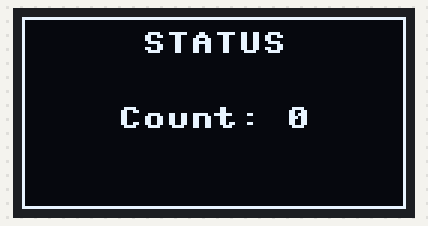
The program below on a simulated ESP32 board running MicroPython. On the bench: 128×64 one-colour display.

Above: at 0.11 s.
At 5.08 s:
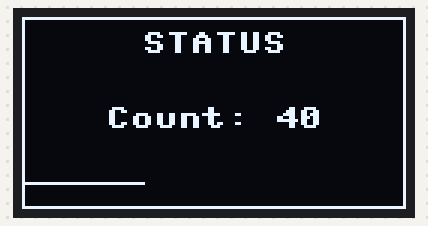
At 10.06 s:
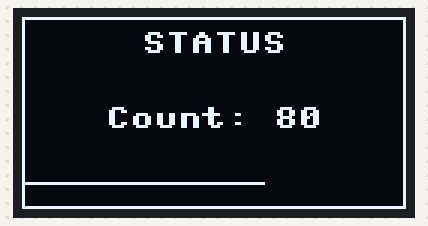
At 20.01 s:
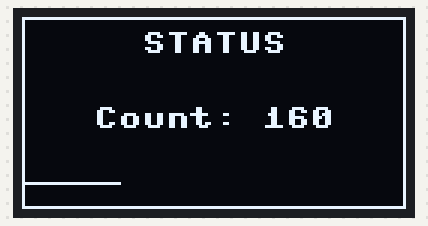
At 29.96 s:
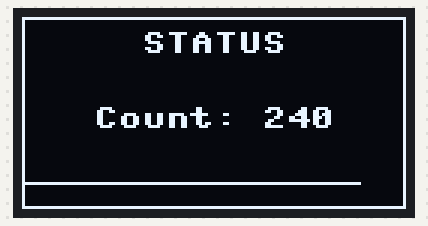
At 39.91 s:
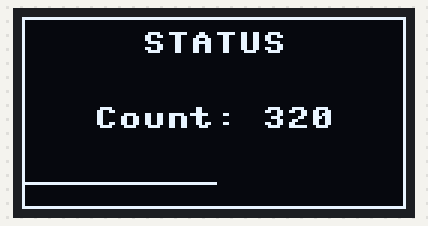

The program:

display.py
```python
import machine
import ssd1306
import time

# --- CONFIGURATION (Based on your scan) ---
SDA_PIN = 5
SCL_PIN = 6
I2C_ADDR = 0x3C
WIDTH = 128
HEIGHT = 64

# 1. Setup I2C
# The ESP32-S3 has hardware I2C, but SoftI2C is more robust for pin swapping
i2c = machine.SoftI2C(sda=machine.Pin(SDA_PIN), scl=machine.Pin(SCL_PIN), freq=400000)

# 2. Setup Display
oled = ssd1306.SSD1306_I2C(WIDTH, HEIGHT, i2c, addr=I2C_ADDR)


# Helper function to center text
def center_text(text, y_pos):
    # Default font is 8 pixels wide per character
    text_width = len(text) * 8
    x_pos = (WIDTH - text_width) // 2
    oled.text(text, x_pos, y_pos)


counter = 0

while True:
    # A. Clear screen (set all pixels to black)
    oled.fill(0)

    # B. Draw "GUI" elements (White Rectangle Border)
    # rect(x, y, w, h, color)
    oled.rect(0, 0, WIDTH, HEIGHT, 1)

    # C. Draw Header
    center_text("STATUS", 5)

    # D. Draw the Number
    # We can't scale the font easily, but we can center it
    display_str = f"Count: {counter}"
    center_text(display_str, 30)

    # E. Draw a progress bar line at the bottom
    # line(x1, y1, x2, y2, color)
    progress = counter % 128  # loop bar every 128 counts
    oled.line(0, 55, progress, 55, 1)

    # F. Push to display
    oled.show()

    counter += 1
    time.sleep(0.1)
```
